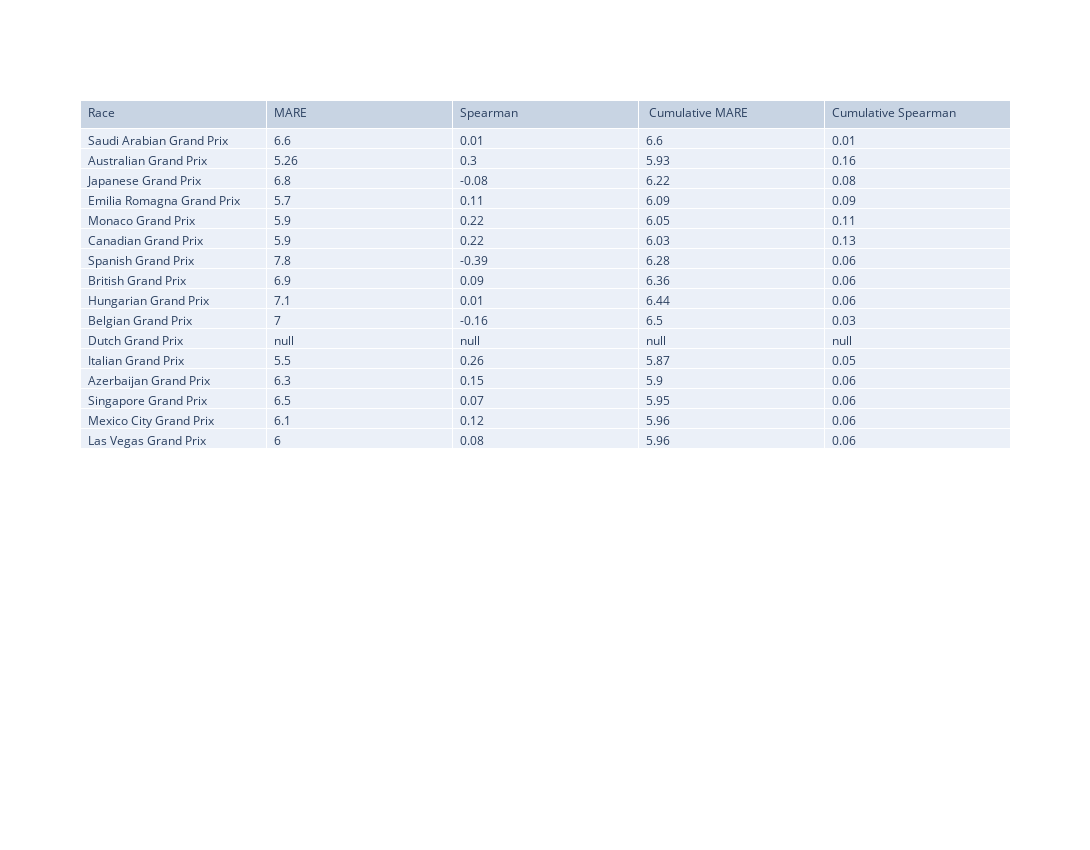

Notebook code for this chart:
### Code cell
import plotly.graph_objects as go
sum_copy = summary_df. copy ()
sum_copy.rename(columns={'mean_ab_error': 'MARE', 'spearman_corr': 'Spearman'}, inplace=True)
sum_copy.reset_index(inplace=True)
sum_copy[' Cumulative MARE'] = sum_copy['MARE']. cumsum() / range(1, len(sum_copy) + 1)
sum_copy['Cumulative Spearman'] = sum_copy['Spearman'].cumsum() / range(1, len(sum_copy) + 1)
sum_copy= sum_copy.round(2)
fig = go.Figure (data= [go.Table(
    header=dict (values=list (sum_copy.columns) ,
    align='left'),
    cells=dict(values=[sum_copy[col] for col in sum_copy.columns], align='left'))
    ], layout=go.Layout(width=1090, height=850))
fig.show()

### Figure 1 — Plotly figure (JSON) as saved in the notebook; plotly's stock layout.template omitted (floating-point values rounded to 4 significant figures)
{"data": [{"cells": {"align": "left", "values": [["Saudi Arabian Grand Prix", "Australian Grand Prix", "Japanese Grand Prix", "Emilia Romagna Grand Prix", "Monaco Grand Prix", "Canadian Grand Prix", "Spanish Grand Prix", "British Grand Prix", "Hungarian Grand Prix", "Belgian Grand Prix", "Dutch Grand Prix", "Italian Grand Prix", "Azerbaijan Grand Prix", "Singapore Grand Prix", "Mexico City Grand Prix", "Las Vegas Grand Prix"], [6.6, 5.26, 6.8, 5.7, 5.9, 5.9, 7.8, 6.9, 7.1, 7, null, 5.5, 6.3, 6.5, 6.1, 6], [0.01, 0.3, -0.08, 0.11, 0.22, 0.22, -0.39, 0.09, 0.01, -0.16, null, 0.26, 0.15, 0.07, 0.12, 0.08], [6.6, 5.93, 6.22, 6.09, 6.05, 6.03, 6.28, 6.36, 6.44, 6.5, null, 5.87, 5.9, 5.95, 5.96, 5.96], [0.01, 0.16, 0.08, 0.09, 0.11, 0.13, 0.06, 0.06, 0.06, 0.03, null, 0.05, 0.06, 0.06, 0.06, 0.06]]}, "header": {"align": "left", "values": ["Race", "MARE", "Spearman", " Cumulative MARE", "Cumulative Spearman"]}, "type": "table"}], "layout": {"height": 850, "width": 1090}}
